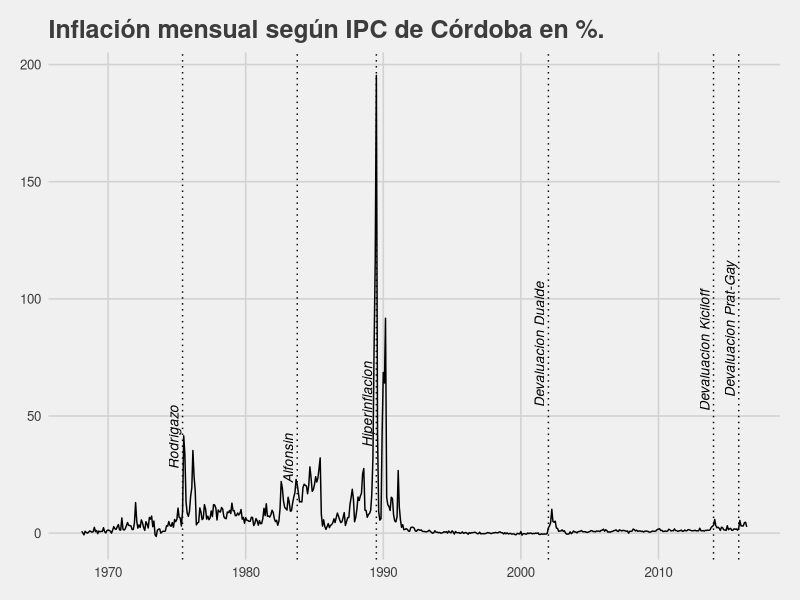
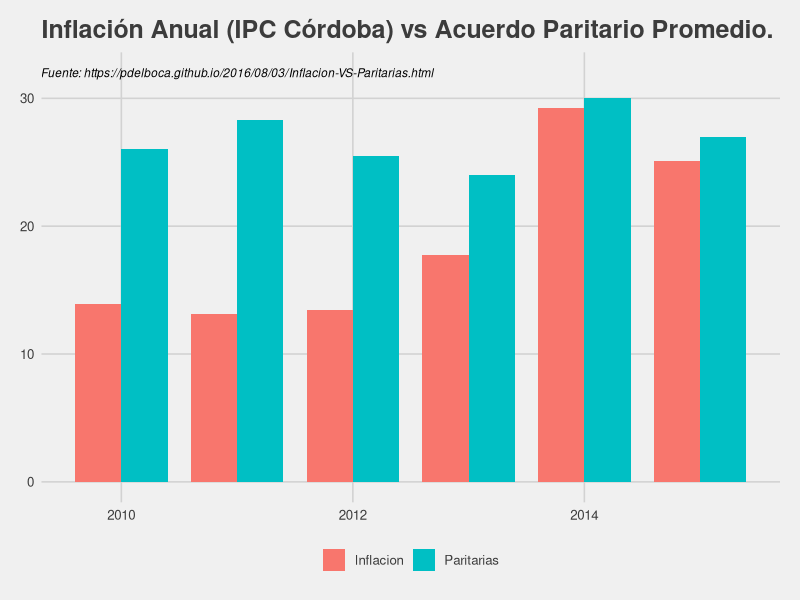

R code for these plots, in order:
## ---- chunk 1
knitr::opts_chunk$set(echo = TRUE)
library(ggplot2)
library(ggthemes)
library(lubridate)
library(dplyr)
## ---- chunk 2
# http://estadistica.cba.gov.ar/Publicaciones/InformesEcon%C3%B3micos/tabid/896/language/es-AR/Default.aspx
df <- read.csv('../data/ipc_cordoba_acumulado.csv', stringsAsFactors = FALSE)
df$variacion <- gsub(',','.',df$variacion)
df$variacion <- as.numeric(df$variacion) * 100
df$variacion <- round(df$variacion, 2)
df$mes <- ymd(df$mes)
df$metrica <- "Inflacion"
## ---- chunk 3
mes <- c('1975-06-01','1983-10-01', '1989-07-01', '2002-01-01', '2014-01-01', "2015-11-01")
label <- c("Rodrigazo", "Alfonsin", "Hiperinflacion", "Devaluacion Dualde", "Devaluacion Kiciloff", "Devaluacion Prat-Gay")
eventos <- data.frame(mes=ymd(mes), label=label)

ggplot(df, aes(x=mes,y=variacion)) + 
  geom_line() +
  ggtitle("Inflación mensual según IPC de Córdoba en %.") +
  geom_vline(xintercept=as.numeric(eventos$mes), linetype=3) +
  geom_text(data=eventos,mapping=aes(x=mes, y=0, label=label),
            angle=90, vjust=-0.4, hjust=-1, size=3.5, fontface='italic')+
  theme_fivethirtyeight()
## ---- chunk 4
paritarias <- data.frame()
# http://www.ambito.com/diario/533729-en-paritarias-promedio-de-aumentos-alcanzo-el-26
paritarias <- rbind(paritarias, c(2010, 26))
# http://www.iprofesional.com/notas/118935-paritarias-en-2011-los-aumentos-ascendieron-a-283-en-promedio-
paritarias <- rbind(paritarias, c(2011, 28.3))
# http://www.ambito.com/diario/640796-alivio-las-paritarias-cierran-con-24-de-tope
paritarias <- rbind(paritarias, c(2012, 25.5))
# http://www.elciudadanoweb.com/el-numero-clave-de-las-paritarias-2013-es-el-24/
paritarias <- rbind(paritarias, c(2013,24))
# http://www.diaadia.com.ar/cordoba/mayoria-gremios-cerraron-paritarias-30-ciento
paritarias <- rbind(paritarias, c(2014,30))
# http://www.lanacion.com.ar/1794407-anuncian-subas-salariales-del-27-promedio-paritariasa-cinco-gremios
paritarias <- rbind(paritarias, c(2015,27))
names(paritarias) <- c("anio","variacion")
paritarias$metrica <- "Paritarias"

tmp <- df %>% 
  filter(year(mes) %in% c(2010:2015)) %>% 
  #slice(1:70) %>% # Filtrar meses de Gestion Cambiemos y Devaluación del Dolar
  group_by(anio = year(mes)) %>% 
  summarise(variacion = sum(variacion))
tmp$metrica <- "Inflacion"

dataPlot <- rbind(tmp,paritarias)
ggplot(dataPlot, 
       aes(x=anio, 
           y=variacion, 
           fill=metrica, 
           label = paste0(dataPlot$variacion,"%"))
       ) +
  geom_bar(stat="identity", position = "dodge" , width=.8) + 
  ggtitle("Inflación Anual (IPC Córdoba) vs Acuerdo Paritario Promedio.") +
  scale_color_fivethirtyeight("metrica") +
  theme_fivethirtyeight() +
  theme(legend.title=element_blank()) + 
  # annotate("text", x = 2010.5, y = 32, 
  #          label="(Inflación 2015 hasta el mes de Octubre incluido.)", 
  #          fontface="italic", size=3) +
  annotate("text", x = 2011, y = 32, 
           label="Fuente: https://pdelboca.github.io/2016/08/03/Inflacion-VS-Paritarias.html", 
           fontface="italic", size=3) +
  scale_x_continuous()
